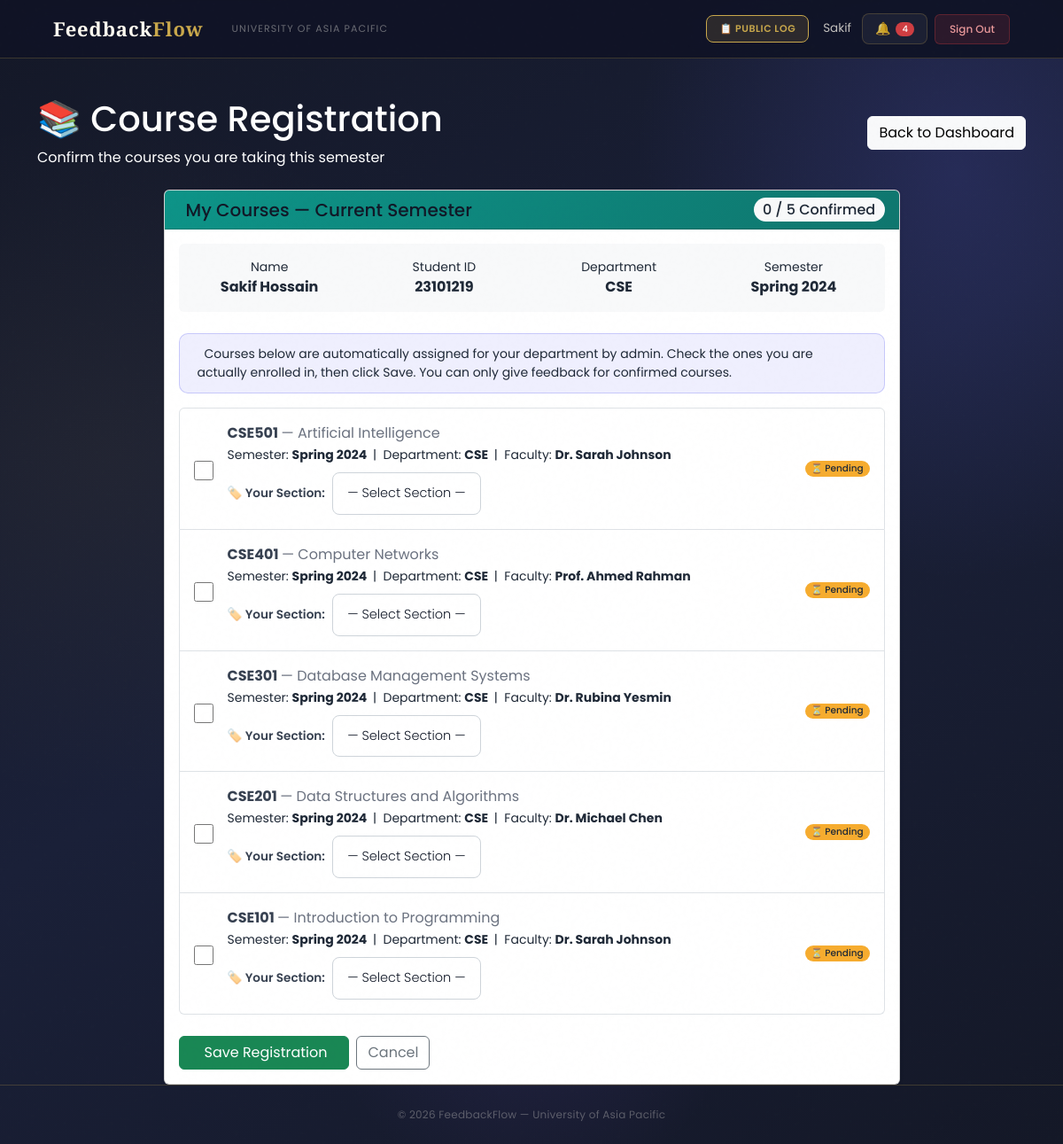
The app's page /feedback/course-registration/ (signed in) with its own data.
### users/models.py (models this page shows, shortened)
class User(AbstractBaseUser, PermissionsMixin):
    ROLE_CHOICES = (
        ('Student',   'Student'),
        ('Faculty',   'Faculty'),
        ('HOD',       'Head of Department'),
        ('Staff',     'Staff'),
        ('DAO',       'Dean of Administration Office'),
        ('Admin',     'Administrator'),
        ('Committee', 'Committee Member'),
    )
    DEPARTMENT_CHOICES = (
        ('DBA',          'Department of Business Administration'),
        ('CSE',          'Department of Computer Science and Engineering'),
        ('CE',           'Department of Civil Engineering'),
        ('EEE',          'Department of Electrical and Electronic Engineering'),
        ('Pharmacy',     'Department of Pharmacy'),
        ('Law',          'Department of Law and Human Rights'),
        ('English',      'Department of English'),
        ('Architecture', 'Department of Architecture'),
    )
    COMMITTEE_TYPE_CHOICES = (
        ('Harassment Committee', 'Harassment Committee'),
        ('Proctorial Committee', 'Proctorial Committee'),
    )
    email          = models.EmailField(unique=True, max_length=255)
    full_name      = models.CharField(max_length=150)
    role           = models.CharField(max_length=20, choices=ROLE_CHOICES)
    department     = models.CharField(max_length=100, choices=DEPARTMENT_CHOICES, null=True, blank=True)
    student_id     = models.CharField(max_length=50, unique=True, null=True, blank=True)
    committee_type = models.CharField(max_length=50, choices=COMMITTEE_TYPE_CHOICES, null=True, blank=True)
    is_active      = models.BooleanField(default=True)
    is_staff       = models.BooleanField(default=False)
    created_at     = models.DateTimeField(auto_now_add=True)
    updated_at     = models.DateTimeField(auto_now=True)
    USERNAME_FIELD  = 'email'
    REQUIRED_FIELDS = ['full_name']
    objects = UserManager()
    class Meta:
        verbose_name        = 'User'
        verbose_name_plural = 'Users'
        ordering            = ['-created_at']
    def get_short_name(self):
        return self.full_name.split()[0] if self.full_name else self.email

### feedback/models.py (models this page shows, shortened)
class CourseRegistration(models.Model):
    SECTION_CHOICES = (
        ('A', 'Section A'),
        ('B', 'Section B'),
        ('C', 'Section C'),
        ('D', 'Section D'),
    )
    student      = models.ForeignKey(
                        settings.AUTH_USER_MODEL,
                        on_delete=models.CASCADE,
                        related_name='course_registrations'
                    )
    course       = models.ForeignKey(
                        Course,
                        on_delete=models.CASCADE,
                        related_name='registrations'
                    )
    class_section = models.CharField(
                        max_length=1,
                        choices=SECTION_CHOICES,
                        null=True, blank=True,
                        help_text='Section the student belongs to in this course'
                    )
    is_confirmed = models.BooleanField(default=False)
    attendance_percentage = models.FloatField(default=100.0, help_text='Student attendance percentage (0-100)')
    confirmed_at = models.DateTimeField(null=True, blank=True)
    registered_at= models.DateTimeField(auto_now_add=True)
    class Meta:
        unique_together = ['student', 'course']
        ordering = ['-registered_at']

class Course(models.Model):
    course_code = models.CharField(max_length=20, unique=True)
    course_name = models.CharField(max_length=200)
    department = models.CharField(max_length=100)
    semester = models.CharField(max_length=50)
    is_active = models.BooleanField(default=True)
    created_at = models.DateTimeField(auto_now_add=True)
    class Meta:
        ordering = ['course_code']
        verbose_name = 'Course'
        verbose_name_plural = 'Courses'
    def get_primary_faculty(self):
        assignment = self.assignments.filter(is_primary=True).first()
        if not assignment:
            assignment = self.assignments.first()
        return assignment.faculty if assignment else None

### feedback/views.py (the view, shortened to what this page needs)
# urls.py: path('course-registration/', views.course_registration_view, name='course_registration'),
@login_required
def course_registration_view(request):
    if request.user.role != 'Student':
        messages.error(request, 'Only students can register courses.')
        return redirect('student_dashboard')
    student = request.user
    active_courses = Course.objects.filter(
        department=student.department,
        is_active=True
    )
    for course in active_courses:
        section_assignments = CourseAssignment.objects.filter(
            course=course
        ).exclude(class_section__isnull=True).exclude(class_section='')
        auto_section = None
        if section_assignments.count() == 1:
            auto_section = section_assignments.first().class_section
        reg, created = CourseRegistration.objects.get_or_create(
            student=student,
            course=course,
            defaults={'is_confirmed': False, 'class_section': auto_section}
        )
        if not created and not reg.class_section and auto_section:
            reg.class_section = auto_section
            reg.save(update_fields=['class_section'])
    registrations = CourseRegistration.objects.filter(
        student=student,
        course__is_active=True
    ).select_related('course')
    context = {
        'registrations': registrations,
        'confirmed_count': registrations.filter(is_confirmed=True).count(),
        'total_count': registrations.count(),
        'page_title': 'Course Registration'
    }
    return render(request, 'feedback/course_registration.html', context)

### feedback/templates/feedback/course_registration.html (shortened to what this page needs)
{% extends 'users/dashboard_base.html' %}
{% block content %}
<div class="container mt-4">
    <div class="dashboard-header mb-4">
        <div class="row align-items-center">
            <div class="col-md-8">
                <h1 class="text-white">📚 Course Registration</h1>
                <p class="text-white mb-0 opacity-90">
                    Confirm the courses you are taking this semester
                </p>
            </div>
            <div class="col-md-4 text-end">
                <a href="{% url 'student_dashboard' %}" class="btn btn-light">
                     Back to Dashboard
                </a>
            </div>
        </div>
    </div>
    <div class="row justify-content-center">
        <div class="col-lg-9">
            <div class="card shadow-sm">
                <div class="card-header d-flex justify-content-between align-items-center"
                    style="background: linear-gradient(135deg,#0d9488,#0f766e); color:white;">
                    <h5 class="mb-0">
                        My Courses — Current Semester
                    </h5>
                    <span class="badge bg-light text-dark fs-6">
                        {{ confirmed_count }} / {{ total_count }} Confirmed
                    </span>
                </div>
                <div class="card-body">
                    <div class="bg-light rounded p-3 mb-4">
                        <div class="row text-center">
                            <div class="col-md-3">
                                <small class="text-dark d-block">Name</small>
                                <strong>{{ user.full_name }}</strong>
                            </div>
                            <div class="col-md-3">
                                <small class="text-dark d-block">Student ID</small>
                                <strong>{{ user.student_id }}</strong>
                            </div>
                            <div class="col-md-3">
                                <small class="text-dark d-block">Department</small>
                                <strong>{{ user.department }}</strong>
                            </div>
                            <div class="col-md-3">
                                <small class="text-dark d-block">Semester</small>
                                <strong>
                                    {% if registrations %}
                                    {{ registrations.first.course.semester }}
                                    {% else %}
                                    —
                                    {% endif %}
                                </strong>
                            </div>
                        </div>
                    </div>
                    <div class="alert alert-info">
                        <span style="color:#000;">
                            Courses below are automatically assigned for your
                            department by admin. Check the ones you are actually
                            enrolled in, then click Save. You can only give
                            feedback for confirmed courses.
                        </span>
                    </div>
                    {% if total_count == 0 %}
                    <div class="text-center py-5">
                        <div style="font-size:3rem;">📭</div>
                        <h5 class="mt-3 text-dark">
                            No courses available yet
                        </h5>
                        <p class="text-muted">
                            The admin hasn't added any courses for your
                            department this semester.
                        </p>
                    </div>
                    {% else %}
                    <form method="post">
                        <div class="list-group mb-4">
                            {% for reg in registrations %}
                            <label class="list-group-item list-group-item-action py-3" for="course_{{ reg.id }}"
                                style="cursor:pointer;">
                                <div class="d-flex align-items-center">
                                    <input class="form-check-input me-3 custom-checkbox" type="checkbox"
                                        name="course_{{ reg.id }}" id="course_{{ reg.id }}" {% if reg.is_confirmed %}checked{% endif %}>
                                    <div class="flex-grow-1">
                                        <div class="fw-bold">
                                            {{ reg.course.course_code }}
                                            <span class="fw-normal text-muted">
                                                — {{ reg.course.course_name }}
                                            </span>
                                        </div>
                                        <small class="text-dark">
                                            Semester:
                                            <strong>
                                                {{ reg.course.semester }}
                                            </strong>
                                            &nbsp;|&nbsp;
                                            Department:
                                            <strong>
                                                {{ reg.course.department }}
                                            </strong>
                                            {% with faculty=reg.course.get_primary_faculty %}
                                            {% if faculty %}
                                            &nbsp;|&nbsp;
                                            Faculty:
                                            <strong>
                                                {{ faculty.full_name }}
                                            </strong>
                                            {% endif %}
                                            {% endwith %}
                                        </small>
                                        <div class="mt-2" onclick="event.stopPropagation()">
                                            <label class="text-dark fw-semibold" style="font-size:0.85rem;">
                                                🏷️ Your Section:
                                            </label>
                                            <select name="section_{{ reg.id }}"
                                                    class="form-select form-select-sm d-inline-block ms-1"
                                                    style="width:auto; min-width:130px;"
                                                    onclick="event.stopPropagation()">
                                                <option value="">— Select Section —</option>
                                            </select>
                                        </div>
                                    </div>
                                    {% if reg.is_confirmed %}
                                    <span class="badge bg-success ms-3">
                                        ✅ Confirmed
                                    </span>
                                    {% else %}
                                    <span class="badge bg-warning text-dark ms-3">
                                        ⏳ Pending
                                    </span>
                                    {% endif %}
                                </div>
                            </label>
                            {% endfor %}
                        </div>
                        <div class="d-flex gap-2">
                            <button type="submit" class="btn btn-success px-4">
                                Save Registration
                            </button>
                            <a href="{% url 'student_dashboard' %}" class="btn btn-outline-secondary">
                                Cancel
                            </a>
                        </div>
                    </form>
                    {% endif %}
                </div>
            </div>
        </div>
    </div>
</div>
{% endblock %}

### users/templates/users/base.html (shortened to what this page needs)
<!DOCTYPE html>
<html lang="en">
<head>
    <link href="https://cdn.jsdelivr.net/npm/bootstrap@5.3.0/dist/css/bootstrap.min.css" rel="stylesheet">
</head>
<body>
    <nav class="navbar navbar-expand-lg">
        <div class="container-fluid d-flex align-items-center gap-3">
            <a class="navbar-brand" href="/">Feedback<em>Flow</em></a>
            <span class="navbar-text d-none d-md-inline">University of Asia Pacific</span>
            {% if user.is_authenticated %}
            <div class="ms-auto d-flex align-items-center gap-2">
                <a href="{% url 'public_log' %}" class="btn-bell"
                    style="font-size:11px; font-weight:600; text-transform:uppercase; letter-spacing:0.05em; background:rgba(201,168,76,.15); color:var(--gold) !important; border-color:var(--gold) !important;">
                    📋 Public Log
                </a>
                <span class="nav-user-info d-none d-md-inline ms-2">{{ user.get_short_name }}</span>
                <a href="{% url 'notifications' %}" class="btn-bell ms-1">
                    🔔
                    {% if unread_notifications_count > 0 %}
                    <span class="badge bg-danger" style="font-size:10px;padding:3px 7px;">{{ unread_notifications_count }}</span>
                    {% endif %}
                </a>
                <a href="{% url 'logout' %}" class="btn-logout">Sign Out</a>
            </div>
            {% endif %}
        </div>
    </nav>
    <main>
        {% block content %}{% endblock %}
    </main>
    <footer>
        <p>© 2026 FeedbackFlow — University of Asia Pacific</p>
    </footer>
</body>
</html>

### records on screen
User: get_short_name "Sakif", full_name "Sakif Hossain", student_id "23101219", department "CSE"
CourseRegistration: first.course.semester "Spring 2024", course.course_code "CSE501", course.course_name "Artificial Intelligence", course.semester "Spring 2024", course.department "CSE", course.get_primary_faculty.full_name "Dr. Sarah Johnson", shows "⏳ Pending"
CourseRegistration: course.course_code "CSE401", course.course_name "Computer Networks", course.semester "Spring 2024", course.department "CSE", course.get_primary_faculty.full_name "Prof. Ahmed Rahman", shows "⏳ Pending"
CourseRegistration: course.course_code "CSE301", course.course_name "Database Management Systems", course.semester "Spring 2024", course.department "CSE", course.get_primary_faculty.full_name "Dr. Rubina Yesmin", shows "⏳ Pending"
CourseRegistration: course.course_code "CSE201", course.course_name "Data Structures and Algorithms", course.semester "Spring 2024", course.department "CSE", course.get_primary_faculty.full_name "Dr. Michael Chen", shows "⏳ Pending"
CourseRegistration: course.course_code "CSE101", course.course_name "Introduction to Programming", course.semester "Spring 2024", course.department "CSE", course.get_primary_faculty.full_name "Dr. Sarah Johnson", shows "⏳ Pending"

### other values on screen
{{ unread_notifications_count }} "4"
{{ confirmed_count }} "0"
{{ total_count }} "5"
